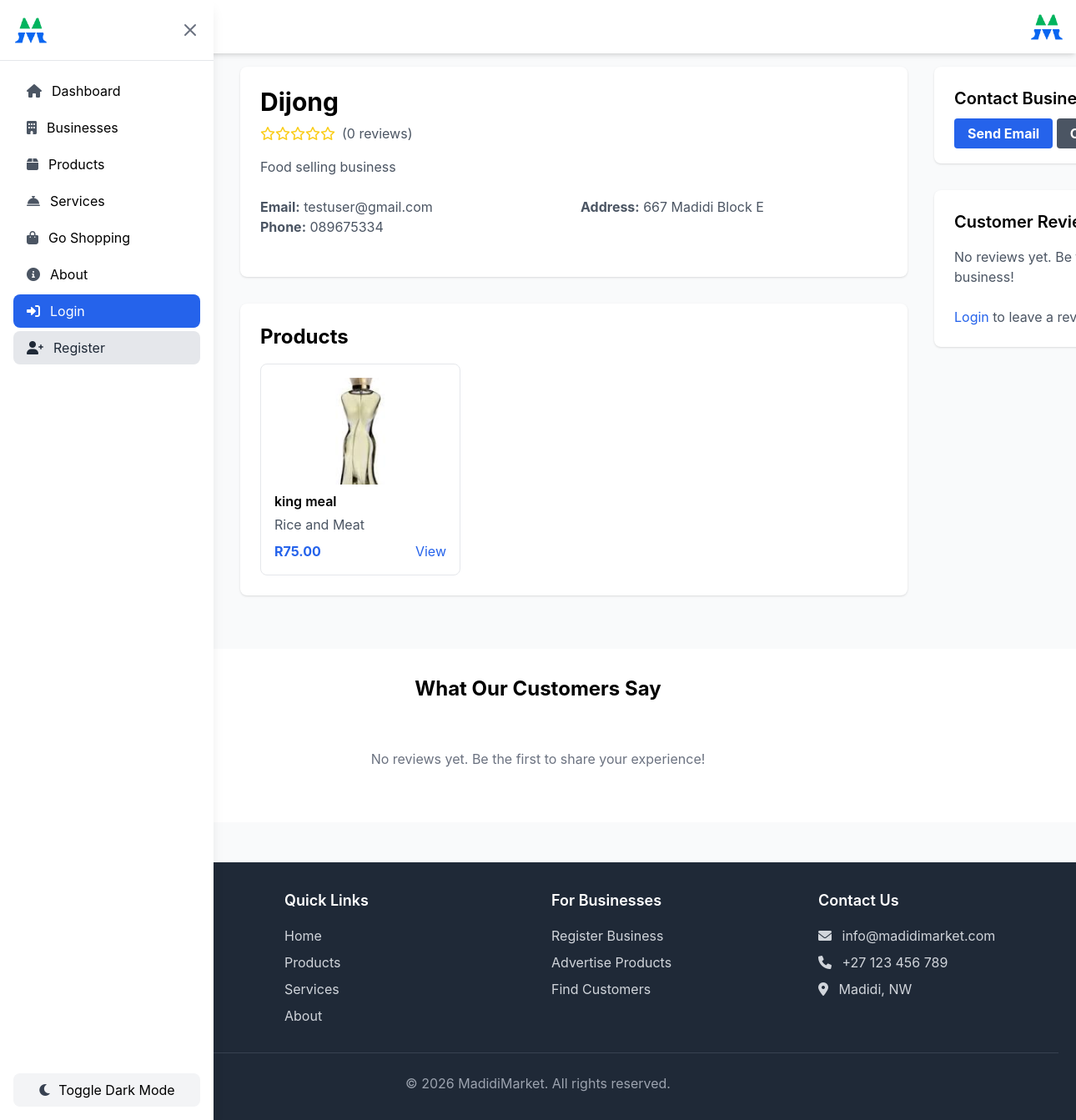
The page /business/2/ on the database its author committed.
### marketplace/models.py (models this page shows, shortened)
class Business(models.Model):
    owner = models.ForeignKey(User, on_delete=models.CASCADE, related_name='businesses')
    name = models.CharField(max_length=200)
    description = models.TextField()
    address = models.TextField()
    phone_number = models.CharField(max_length=15)
    email = models.EmailField()
    logo = models.ImageField(upload_to='business_logos/', blank=True, null=True)
    latitude = models.DecimalField(max_digits=9, decimal_places=6, blank=True, null=True, help_text="Latitude for map location")
    longitude = models.DecimalField(max_digits=9, decimal_places=6, blank=True, null=True, help_text="Longitude for map location")
    is_active = models.BooleanField(default=True)
    created_at = models.DateTimeField(auto_now_add=True)
    updated_at = models.DateTimeField(auto_now=True)

class Product(models.Model):
    business = models.ForeignKey(Business, on_delete=models.CASCADE, related_name='products')
    name = models.CharField(max_length=200)
    description = models.TextField()
    category = models.ForeignKey(Category, on_delete=models.SET_NULL, null=True, blank=True)
    price = models.DecimalField(max_digits=10, decimal_places=2)
    stock_quantity = models.PositiveIntegerField(default=0)
    image = models.ImageField(upload_to='product_images/', blank=True, null=True)
    is_available = models.BooleanField(default=True)
    created_at = models.DateTimeField(auto_now_add=True)
    updated_at = models.DateTimeField(auto_now=True)

### marketplace/views.py (the view)
# urls.py: path('business/<int:pk>/', views.business_detail, name='business_detail'),
def business_detail(request, pk):
    business = get_object_or_404(Business, id=pk)
    from django.db.models import Count, Q
    reviews = business.reviews.annotate(
        num_likes=Count('review_likes', filter=Q(review_likes__is_like=True)),
        num_dislikes=Count('review_likes', filter=Q(review_likes__is_like=False))
    ).order_by('-created_at')
    avg_rating = 0
    if reviews.exists():
        avg_rating = sum(review.rating for review in reviews) / reviews.count()
    products = Product.objects.filter(business=business)
    services = Service.objects.filter(business=business)
    context = {
        'business': business,
        'reviews': reviews,
        'avg_rating': avg_rating,
        'products': products,
        'services': services,
    }
    return render(request, 'marketplace/business_detail.html', context)

### marketplace/context_processors.py (called while the page is built)
def cart_context(request):
    if request.user.is_authenticated:
        try:
            cart = Cart.objects.get(customer=request.user)
            cart_items_count = cart.items.count()
        except Cart.DoesNotExist:
            cart = None
            cart_items_count = 0
        return {
            'cart': cart,
            'cart_items_count': cart_items_count,
        }
    else:
        return {
            'cart': None,
            'cart_items_count': 0,
        }

def review_context(request):
    from django.db.models import Count, Q
    recent_reviews = Review.objects.select_related('reviewer', 'business').annotate(
        num_likes=Count('review_likes', filter=Q(review_likes__is_like=True)),
        num_dislikes=Count('review_likes', filter=Q(review_likes__is_like=False))
    ).order_by('-created_at')[:6]
    return {
        'recent_reviews': recent_reviews,
    }

def admin_notification_context(request):
    if request.user.is_authenticated and (request.user.is_staff or hasattr(request.user, 'userprofile') and request.user.userprofile.user_type == 'admin'):
        from .models import UserProfile
        pending_approvals = UserProfile.objects.filter(
            user_type='business_owner',
            is_approved=False
        ).count()
        return {
            'pending_approvals_count': pending_approvals,
        }
    else:
        return {
            'pending_approvals_count': 0,
        }

### marketplace/templates/marketplace/business_detail.html (shortened to what this page needs)
{% extends 'marketplace/base.html' %}
{% load static %}
{% block content %}
<div class="container mx-auto px-4">
    <div class="grid grid-cols-1 lg:grid-cols-3 gap-8">
        <div class="lg:col-span-2">
            <div class="bg-white rounded-lg shadow p-6 mb-8">
                <h1 class="text-3xl font-bold mb-2">{{ business.name }}</h1>
                <div class="flex items-center mb-4">
                    <div class="flex text-yellow-400">
                        {% for i in "12345" %}
                            {% if forloop.counter <= avg_rating|floatformat:0 %}
                                <i class="fas fa-star"></i>
                            {% else %}
                                <i class="far fa-star"></i>
                            {% endif %}
                        {% endfor %}
                    </div>
                    <span class="ml-2 text-gray-600">({{ reviews.count }} reviews)</span>
                </div>
                <p class="text-gray-600 mb-6">{{ business.description }}</p>
                <div class="grid grid-cols-1 md:grid-cols-2 gap-4 mb-6">
                    <div>
                        <p class="text-gray-600"><strong>Email:</strong> {{ business.email }}</p>
                        <p class="text-gray-600"><strong>Phone:</strong> {{ business.phone_number }}</p>
                    </div>
                    <div>
                        <p class="text-gray-600"><strong>Address:</strong> {{ business.address }}</p>
                    </div>
                </div>
            </div>
            {% if products %}
            <div class="bg-white rounded-lg shadow p-6 mb-8">
                <h2 class="text-2xl font-bold mb-4">Products</h2>
                <div class="grid grid-cols-1 sm:grid-cols-2 md:grid-cols-3 gap-4">
                    {% for product in products %}
                    <div class="border rounded-lg p-4">
                        {% if product.image %}
                            <img src="{{ product.image.url }}" alt="{{ product.name }}" class="w-full h-32 object-cover rounded-md">
                        {% else %}
                            <div class="bg-gray-200 border-2 border-dashed rounded-md w-full h-32 flex items-center justify-center text-gray-500">
                                No Image
                            </div>
                        {% endif %}
                        <h3 class="font-semibold mt-2">{{ product.name }}</h3>
                        <p class="text-gray-600 mt-1">{{ product.description|truncatewords:10 }}</p>
                        <div class="flex justify-between items-center mt-2">
                            <span class="font-bold text-blue-600">R{{ product.price }}</span>
                            <a href="{% url 'marketplace:product_detail' product.pk %}" class="text-blue-600 hover:underline">View</a>
                        </div>
                    </div>
                    {% endfor %}
                </div>
            </div>
            {% endif %}
        </div>
        <div class="lg:col-span-1">
            <div class="bg-white rounded-lg shadow p-6 mb-8">
                <h3 class="text-xl font-semibold mb-4">Contact Business</h3>
                <div class="space-y-3">
                    <a href="mailto:{{ business.email }}" class="btn-primary w-full">Send Email</a>
                    <a href="tel:{{ business.phone_number }}" class="btn-secondary w-full">Call Now</a>
                </div>
            </div>
            <div class="bg-white rounded-lg shadow p-6">
                <h3 class="text-xl font-semibold mb-4">Customer Reviews</h3>
                {% if reviews %}
                    <div class="space-y-4 mb-6 max-h-96 overflow-y-auto pr-2">
                        {% for review in reviews %}
                        <div class="border-b pb-4 last:border-b-0 last:pb-0">
                            <div class="flex justify-between items-start">
                                <div>
                                    <div class="font-medium">{{ review.reviewer.username }}</div>
                                    <div class="flex items-center mt-1">
                                        {% for i in "12345" %}
                                            {% if forloop.counter <= review.rating %}
                                                <svg class="w-5 h-5 text-yellow-400" fill="currentColor" viewBox="0 0 20 20">
                                                    <path d="M9.049 2.927c.3-.921 1.603-.921 1.902 0l1.07 3.292a1 1 0 00.95.69h3.462c.969 0 1.371 1.24.588 1.81l-2.8 2.034a1 1 0 00-.364 1.118l1.07 3.292c.3.921-.755 1.688-1.54 1.118l-2.8-2.034a1 1 0 00-1.175 0l-2.8 2.034c-.784.57-1.838-.197-1.539-1.118l1.07-3.292a1 1 0 00-.364-1.118L2.98 8.72c-.783-.57-.38-1.81.588-1.81h3.461a1 1 0 00.951-.69l1.07-3.292z" />
                                                </svg>
                                            {% else %}
                                                <svg class="w-5 h-5 text-gray-300" fill="currentColor" viewBox="0 0 20 20">
                                                    <path d="M9.049 2.927c.3-.921 1.603-.921 1.902 0l1.07 3.292a1 1 0 00.95.69h3.462c.969 0 1.371 1.24.588 1.81l-2.8 2.034a1 1 0 00-.364 1.118l1.07 3.292c.3.921-.755 1.688-1.54 1.118l-2.8-2.034a1 1 0 00-1.175 0l-2.8 2.034c-.784.57-1.838-.197-1.539-1.118l1.07-3.292a1 1 0 00-.364-1.118L2.98 8.72c-.783-.57-.38-1.81.588-1.81h3.461a1 1 0 00.951-.69l1.07-3.292z" />
                                                </svg>
                                            {% endif %}
                                        {% endfor %}
                                    </div>
                                </div>
                                <span class="text-sm text-gray-500">{{ review.created_at|date:"M d, Y" }}</span>
                            </div>
                            {% if review.comment %}
                                <p class="mt-2 text-gray-700">{{ review.comment }}</p>
                            {% endif %}
                            {% if user.is_authenticated %}
                            <div class="mt-2 flex items-center space-x-4">
                                <button type="button"
                                        class="text-gray-500 hover:text-blue-600 like-button"
                                        data-review-id="{{ review.id }}"
                                        data-action="like">
                                    <i class="fas fa-thumbs-up"></i>
                                    <span class="like-count">{{ review.num_likes }}</span>
                                </button>
                                <button type="button"
                                        class="text-gray-500 hover:text-red-600 dislike-button"
                                        data-review-id="{{ review.id }}"
                                        data-action="dislike">
                                    <i class="fas fa-thumbs-down"></i>
                                    <span class="dislike-count">{{ review.num_dislikes }}</span>
                                </button>
                            </div>
                            {% endif %}
                        </div>
                        {% endfor %}
                    </div>
                {% else %}
                    <p class="text-gray-600 mb-6">No reviews yet. Be the first to review this business!</p>
                {% endif %}
                {% if user.is_authenticated and user != business.owner %}
                <div class="mt-4">
                    <h4 class="text-lg font-semibold mb-3">Leave a Review</h4>
                    <form method="post" action="{% url 'marketplace:rate_business' business.id %}">
                        {% csrf_token %}
                        <div class="mb-4">
                            <label class="block text-gray-700 mb-2">Rating</label>
                            <div class="flex space-x-1">
                                <input type="radio" id="star5" name="rating" value="5" class="hidden" required/>
                                <label for="star5" class="rating-star text-2xl cursor-pointer text-gray-300 hover:text-yellow-400">★</label>
                                <input type="radio" id="star4" name="rating" value="4" class="hidden"/>
                                <label for="star4" class="rating-star text-2xl cursor-pointer text-gray-300 hover:text-yellow-400">★</label>
                                <input type="radio" id="star3" name="rating" value="3" class="hidden"/>
                                <label for="star3" class="rating-star text-2xl cursor-pointer text-gray-300 hover:text-yellow-400">★</label>
                                <input type="radio" id="star2" name="rating" value="2" class="hidden"/>
                                <label for="star2" class="rating-star text-2xl cursor-pointer text-gray-300 hover:text-yellow-400">★</label>
                                <input type="radio" id="star1" name="rating" value="1" class="hidden"/>
                                <label for="star1" class="rating-star text-2xl cursor-pointer text-gray-300 hover:text-yellow-400">★</label>
                            </div>
                        </div>
                        <div class="mb-4">
                            <label for="comment" class="block text-gray-700 mb-2">Comment (optional)</label>
                            <textarea name="comment" id="comment" rows="3" class="w-full px-3 py-2 border border-gray-300 rounded-md focus:outline-none focus:ring-2 focus:ring-blue-500"></textarea>
                        </div>
                        <button type="submit" class="btn-primary w-full">Submit Review</button>
                    </form>
                </div>
                {% else %}
                    {% if not user.is_authenticated %}
                        <p class="text-gray-600"><a href="{% url 'marketplace:login' %}" class="text-blue-600 hover:underline">Login</a> to leave a review.</p>
                    {% else %}
                        <p class="text-gray-600">You cannot review your own business.</p>
                    {% endif %}
                {% endif %}
            </div>
        </div>
    </div>
</div>
{% endblock %}

### rows shown on the page
Business: name "Dijong", description "Food selling business", email "testuser@gmail.com", phone_number "089675334", address "667 Madidi Block E"
Product: image (picture), name "king meal", description "Rice and Meat", price "75.00"

### other values the page prints
{{ reviews.count }} "0"
